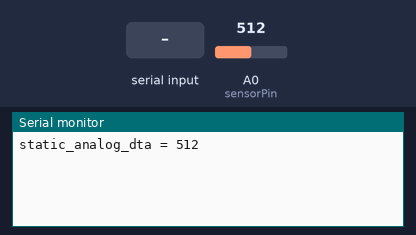
Bench run of a sketch on a simulated Arduino Uno, built with avr-gcc and run on an emulated ATmega328P. Shown: the last lines printed to the serial monitor. The test bench sets the inputs (shaded band); at power-on: A0 (sensorPin) = 512.

Above: at 5.8 s.
5.9 s: "90,45,200\n" received over Serial
At 6.6 s:
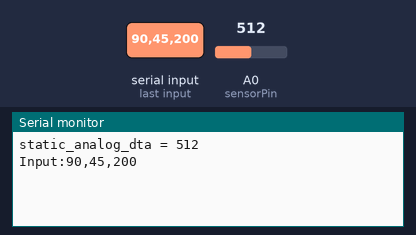
7.4 s: "90,45\n" received over Serial
At 7.7 s:
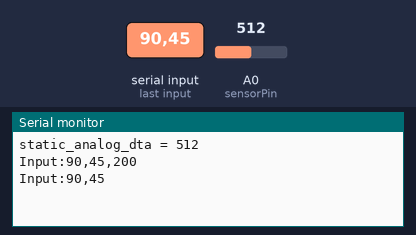
8.9 s: "2\n" received over Serial
At 9.8 s:
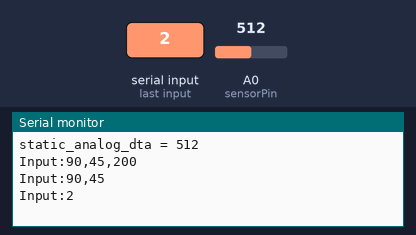
10.4 s: "T90\n" received over Serial
At 11.1 s:
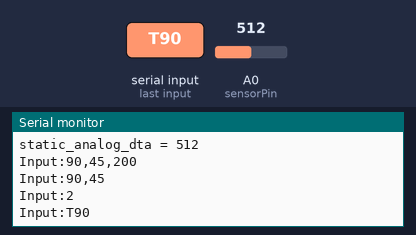
11.9 s: "T,45\n" received over Serial
At 12.8 s:
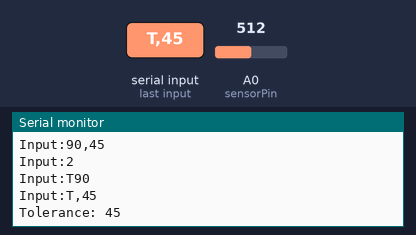
13.4 s: "S90\n" received over Serial
At 14.6 s:
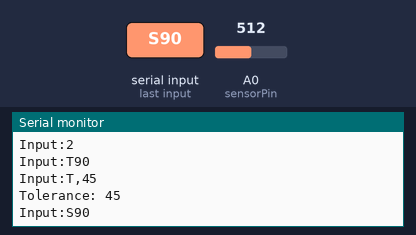

Measured:
- after the input at 5.9 s, the serial monitor: prints a new line at once (image 1)
- after the input at 7.4 s, the serial monitor: prints a new line at once (image 2)
- after the input at 8.9 s, the serial monitor: prints a new line at once (image 3)
- after the input at 10.4 s, the serial monitor: prints a new line at once (image 4)
- after the input at 11.9 s, the serial monitor: prints a new line at once (image 5)
- after the input at 13.4 s, the serial monitor: prints a new line at once (image 6)

The sketch:

EmgMuscleSensor.ino
```cpp
// (licence header left out)
// The max analog data
int max_analog_dta = 300;

// The min analog data
int min_analog_dta = 100;

// The static analog data
int static_analog_dta   = 0;

// The pin to which the
// sensor is attached.
int sensorPin = A0;

// Storage for new sensor data
double newSensorData[32];

// Storage for filtered data
double fltSensorData[32];

// Value to apply during filtering
double ALPHA = 0.15;

// Tolerance value used to trigger
int TOLERANCE = 100;

// Properties used for serial communication

// Buffer for the incoming data
char inData[100];

// Buffer for the parsed data chunks
char *inParse[100];

// Storage for data as string
String inString = "";

// Incoming data id
int index = 0;

// Flag if the string is complete
boolean stringComplete = false;

// Methods

// The setup routine runs once
// when you press reset.
void setup()
{
  // initialize serial communication
  // at 9600 bits per second

  Serial.begin(9600);

  // Get a static/rest analog value

  // 1. first initialise the tmp
  // property sum
  long sum = 0;

  // 2. Take 1000 readings
  for(int j=0; j<1000; j++)
  {
    sum += getAnalog(A0);
    delay(1);
  }

  // 3. Get the average reading
  sum /= 1000;

  // 4. Set the value to == the
  // average reading
  static_analog_dta = sum;

  // Output the average after the
  // value has been set

  Serial.print("static_analog_dta = ");
  Serial.print(static_analog_dta);
  Serial.println();
}

// the loop routine runs over
// and over again forever.

void loop()
{
  // Poll for a new serial event
  // and or input.
  serialEvent();

  // Update values when a newline
  // arrives.

  if (stringComplete)
  {
    // Provide some debug output!
    Serial.print("Input:");
    Serial.print(inString);
    Serial.println();

    // Parse the input string
    ParseSerialData();

    // Reset inString to empty
    inString = "";

    // Reset the system for further
    // input of data
    stringComplete = false;
  }

  // Poll for a new sensor event
  // and or input
  sensorEvent();
}

/*
 * Poll pins for a sensor event / input
 */

void sensorEvent()
{
  // read the input on the sensor.
  // in this instance val is an
  // average value of 32 readings

  int val = getAnalog(sensorPin);

  // Example 1 Fire a trigger if the
  // value is greater than the static
  // value plus user defined tolerance

  if(val > (static_analog_dta + TOLERANCE))
  {
    // Fire Trigger 1
  }

  // At the same time the getAnalog
  // function also stores the 32
  // values. These values can then
  // be used for other filters etc.

  double flt = LowPassFilter(newSensorData, fltSensorData);

  // Example 2 Fire a trigger if the flt
  // value is greater than the static value
  // plus user defined tolerance

  if(flt > (static_analog_dta + TOLERANCE))
  {
    // Fire Trigger 1
  }

  // We could even fire a trigger if
  // the value is lower

  if(flt < (static_analog_dta - TOLERANCE))
  {
    // Fire Trigger 1
  }
}

/*
 * Method used to get an average sensor value and then
 * store this value for filtering if required.
 * Based upon: https://github.com/Seeed-Studio/Grove_EMG_detector_demo_code/blob/master/Grove_EMG_detector_demo_code.ino
 */

int getAnalog(int pin)
{
    long sum = 0;

    // Reset the data storage
    // and update the total
    // value.

    for(int i=0; i<32; i++)
    {
      int val = analogRead(pin);
      newSensorData[i] = val;
      sum += val;
    }

    // Average the value
    int dta = sum>>5;

    // Update the maximum and minimum values
    max_analog_dta = dta>max_analog_dta ? dta : max_analog_dta;         // if max data
    min_analog_dta = min_analog_dta>dta ? dta : min_analog_dta;         // if min data

    // Return the average value
    return sum >> 5;
}

/*
 * Simple version of a lowpass filter
 * Based upon: https://gist.github.com/dyadica/518bacfac54b890db6b1
 */

double LowPassFilter(double input[], double output[])
{
    if (output == NULL)
    {
      output = input;
      return NULL;
    }

    double filteredValue = 0;

    // filter each of the values

    for (int i = 0; i < 32; i++)
    {
        output[i] = output[i] + ALPHA * (input[i] - output[i]);

        // Add to total for filtered output

        filteredValue += output[i];
    }

    // Divide for average value

    return filteredValue /= 32;
}

/*
 * SerialEvent occurs whenever a new data comes in the
 * hardware serial RX.  This routine is run between each
 * time loop() runs, so using delay inside loop can delay
 * response.  Multiple bytes of data may be available.
 *
 * Source:  http://www.arduino.cc/en/Tutorial/SerialEvent
 */

void serialEvent()
{
  // Read while we have data
  while (Serial.available() && stringComplete == false)
  {
    // Read a character
    char inChar = Serial.read();
    // Store it in char array
    inData[index] = inChar;
    // Increment where to write next
    index++;
    // Also add it to string storage just
    // in case, not used yet :)
    inString += inChar;

    // Check for termination character
    if (inChar == '\n')
    {
      // Reset the index
      index = 0;
      // Set completion of read to true
      stringComplete = true;
    }
  }
}

/*
 * Function used to parse the incoming data and then
 * set the tolerance value and or trigger a described
 * function.
 * Source: https://github.com/dyadica/Unity_SerialPort/blob/master/Serial_Test_Script/Serial_Test_Script.ino
 */

void ParseSerialData()
{
  // The data to be parsed
  char *p = inData;

  // Temp store for each data chunk
  char *str;

  // Id ref for each chunk
  int count = 0;

  // Loop through the data and seperate it into
  // chunks at each "," delimeter
  while ((str = strtok_r(p, ",", &p)) != NULL)
  {
    // Add chunk to array
    inParse[count] = str;
    // Increment data count
    count++;
  }

  // If the data has two values then..
  if(count == 2)
  {
    // Define value 1 as a function identifier
    char *func = inParse[0];

    // Define value 2 as a property value
    char *prop = inParse[1];

    // Call the relevant identified function
    // or output.
    switch(*func)
    {
      case 'T':
        // Update the tolerance value
        TOLERANCE = atoi( prop);
        // Debug
        Serial.print("Tolerance: ");
        Serial.print(TOLERANCE);
        Serial.println();

        break;

      case 'S':
        // Get the static value
        Serial.print("Static: ");
        // In this instance prop is just
        // a dummy value
        Serial.print(static_analog_dta);
        Serial.println();
        break;
    }
  }
  // Clear inData, so there are no leftovers for next cycle
  memset(&inData[0], 0, sizeof(inData));
}

/*
 * Please see http://www.dyadica.co.uk/emg-muscle-sensors-and-arduino for more information
 *
 * <copyright file="EmgMuscleSensor.ino" company="dyadica.co.uk">
 *
 * Copyright (c) 2010, 2016 All Right Reserved, http://www.dyadica.co.uk
 * This source is subject to the dyadica.co.uk Permissive License.
 * Please see the http://www.dyadica.co.uk/permissive-license file for more information.
 * All other rights reserved.
 *
 * THIS CODE AND INFORMATION ARE PROVIDED "AS IS" WITHOUT WARRANTY OF ANY
 * KIND, EITHER EXPRESSED OR IMPLIED, INCLUDING BUT NOT LIMITED TO THE
 * IMPLIED WARRANTIES OF MERCHANTABILITY AND/OR FITNESS FOR A
 * PARTICULAR PURPOSE.
 *
 * </copyright>
 * <author>www.dyadica.co.uk</author>
 * <contact>https://www.facebook.com/ADropInTheDigitalOcean</contact>
 * <date>09.03.2016</date>
 *
 * <summary>
 * This script contains EMG Sensor demo code for use with both the Grove & MyoWare EMG
 * Sensors. A tolerance value for a muscle trigger event can be set via sending "T,Value"
 * over serial. *
 * Code is also provided to demonstrate use of both simple average smoothing and very basic
 * low-pass filtering. *
 * Please note it'll take about serval seconds to detect a session static analog value.
 * During this time you should hold your muscle static.
 * </summary>
 */
```
